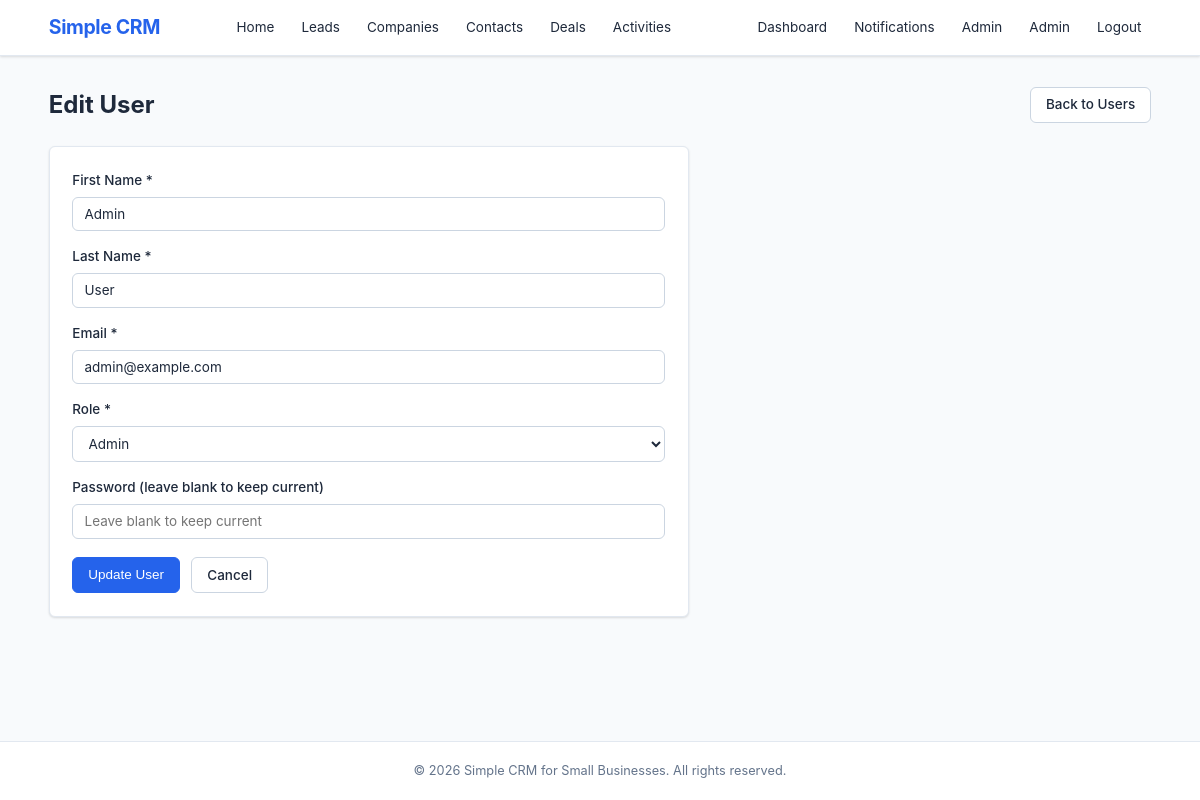
Screenshot of /public/admin/user_form.php?id=1 (signed in) with the database file from the repository.
### tables this page shows
CREATE TABLE IF NOT EXISTS `users` (
    `id`         INT AUTO_INCREMENT PRIMARY KEY,
    `first_name` VARCHAR(50)  NOT NULL,
    `last_name`  VARCHAR(50)  NOT NULL,
    `email`      VARCHAR(100) NOT NULL UNIQUE,
    `password`   VARCHAR(255) NOT NULL,
    `role`       ENUM('visitor','user','sales_rep','sales_manager','admin') NOT NULL DEFAULT 'user',
    `is_active`  TINYINT(1)   NOT NULL DEFAULT 1,
    `created_at` DATETIME     NOT NULL DEFAULT CURRENT_TIMESTAMP,
    `updated_at` DATETIME     NOT NULL DEFAULT CURRENT_TIMESTAMP ON UPDATE CURRENT_TIMESTAMP
);

### includes/auth.php (called while the page is built, shortened)
<?php
function isLoggedIn(): bool
{
    return isset($_SESSION['user_id']);
}
function currentUser(): ?array
{
    return [
        'id'         => $_SESSION['user_id'],
        'first_name' => $_SESSION['user_first_name'] ?? '',
        'last_name'  => $_SESSION['user_last_name']  ?? '',
        'email'      => $_SESSION['user_email']       ?? '',
        'role'       => $_SESSION['user_role']        ?? 'user',
    ];
}
function currentRole(): string
{
    return $_SESSION['user_role'] ?? 'visitor';
}
function hasMinRole(string $minRole): bool
{
    $hierarchy = [
        'visitor'       => 0,
        'user'          => 1,
        'sales_rep'     => 2,
        'sales_manager' => 3,
        'admin'         => 4,
    ];
    $userLevel = $hierarchy[currentRole()] ?? 0;
    $minLevel  = $hierarchy[$minRole]      ?? 0;
    return $userLevel >= $minLevel;
}

### includes/permissions.php (called while the page is built, shortened)
<?php
require_once __DIR__ . '/auth.php';
function canAccessAdmin(): bool
{
    return isLoggedIn() && hasMinRole('admin');
}

### models/User.php (called while the page is built, shortened)
<?php
function getUserById(int $id): ?array
{
    $db = getDB();
    $stmt = $db->prepare('SELECT * FROM users WHERE id = :id');
    $stmt->execute([':id' => $id]);
    $user = $stmt->fetch();
    if ($user) unset($user['password']);
    return $user ?: null;
}

### includes/helpers.php (called while the page is built, shortened)
<?php
function e(mixed $value): string
{
    return htmlspecialchars((string) $value, ENT_QUOTES, 'UTF-8');
}

### public/admin/user_form.php (the view, shortened to what this page needs)
<?php
require_once __DIR__ . '/../../includes/auth.php';
require_once __DIR__ . '/../../includes/helpers.php';
require_once __DIR__ . '/../../includes/permissions.php';
require_once __DIR__ . '/../../models/User.php';
$editId = (int) ($_GET['id'] ?? 0);
$isEdit = $editId > 0;
$user   = $isEdit ? getUserById($editId) : null;
include __DIR__ . '/../../includes/header.php';
?>
<div class="container">
    <div class="page-header">
        <h1><?= $isEdit ? 'Edit User' : 'Create User' ?></h1>
        <a href="users.php" class="btn">Back to Users</a>
    </div>
    <form method="post" class="form-card">
        <div class="form-group">
            <label for="first_name">First Name *</label>
            <input type="text" id="first_name" name="first_name" required
                   value="<?= e($user['first_name'] ?? ($_POST['first_name'] ?? '')) ?>">
        </div>
        <div class="form-group">
            <label for="last_name">Last Name *</label>
            <input type="text" id="last_name" name="last_name" required
                   value="<?= e($user['last_name'] ?? ($_POST['last_name'] ?? '')) ?>">
        </div>
        <div class="form-group">
            <label for="email">Email *</label>
            <input type="email" id="email" name="email" required
                   value="<?= e($user['email'] ?? ($_POST['email'] ?? '')) ?>">
        </div>
        <div class="form-group">
            <label for="role">Role *</label>
            <select id="role" name="role">
                <?php
                $roles = ['user' => 'User', 'sales_rep' => 'Sales Rep', 'sales_manager' => 'Sales Manager', 'admin' => 'Admin'];
                $currentRole = $user['role'] ?? ($_POST['role'] ?? 'user');
                foreach ($roles as $val => $label):
                ?>
                    <option value="<?= $val ?>" <?= $currentRole === $val ? 'selected' : '' ?>><?= $label ?></option>
                <?php endforeach; ?>
            </select>
        </div>
        <div class="form-group">
            <label for="password">Password <?= $isEdit ? '(leave blank to keep current)' : '*' ?></label>
            <input type="password" id="password" name="password" <?= $isEdit ? '' : 'required' ?>
                   minlength="6" placeholder="<?= $isEdit ? 'Leave blank to keep current' : 'Min. 6 characters' ?>">
        </div>
        <div class="form-actions">
            <button type="submit" class="btn btn-primary"><?= $isEdit ? 'Update User' : 'Create User' ?></button>
            <a href="users.php" class="btn">Cancel</a>
        </div>
    </form>
</div>
<?php include __DIR__ . '/../../includes/footer.php'; ?>

### includes/header.php (shortened to what this page needs)
<?php
require_once __DIR__ . '/auth.php';
require_once __DIR__ . '/permissions.php';
$user = currentUser();
?>
<!DOCTYPE html>
<html lang="en">
<head>
    <link rel="stylesheet" href="css/style.css">
</head>
<body>
<header class="site-header">
    <div class="container header-inner">
        <a href="index.php" class="logo">Simple CRM</a>
        <nav class="main-nav">
            <a href="index.php">Home</a>
            <a href="leads.php">Leads</a>
            <?php if (isLoggedIn()): ?>
                <a href="companies.php">Companies</a>
                <a href="contacts.php">Contacts</a>
                <a href="deals.php">Deals</a>
                <a href="activities.php">Activities</a>
            <?php endif; ?>
        </nav>
        <nav class="user-nav">
            <?php if (isLoggedIn()): ?>
                <a href="dashboard.php">Dashboard</a>
                <a href="notifications.php" class="notif-link">
                    Notifications
                </a>
                <?php if (canAccessAdmin()): ?>
                    <a href="admin/users.php">Admin</a>
                <?php endif; ?>
                <a href="profile.php"><?= htmlspecialchars($user['first_name']) ?></a>
                <a href="logout.php">Logout</a>
            <?php else: ?>
                <a href="login.php">Login</a>
                <a href="signup.php">Sign Up</a>
            <?php endif; ?>
        </nav>
    </div>
</header>
<main class="site-main">

### public/css/style.css (style rules this page uses)
*, *::before, *::after { box-sizing: border-box; margin: 0; padding: 0; }
:root { --color-primary: #2563eb; --color-primary-dark: #1d4ed8; --color-success: #16a34a; --color-warning: #d97706; --color-danger: #dc2626; --color-info: #0891b2; --color-bg: #f8fafc; --color-white: #ffffff; --color-text: #1e293b; --color-text-light: #64748b; --color-border: #e2e8f0; --color-border-dark: #cbd5e1; --radius: 6px; --shadow: 0 1px 3px rgba(0,0,0,0.08), 0 1px 2px rgba(0,0,0,0.06); --shadow-md: 0 4px 6px rgba(0,0,0,0.07), 0 2px 4px rgba(0,0,0,0.06); --font-sans: -apple-system, BlinkMacSystemFont, 'Segoe UI', Roboto, Oxygen, Ubuntu, sans-serif; --font-mono: 'SF Mono', SFMono-Regular, Consolas, 'Liberation Mono', Menlo, monospace; }
html { font-size: 15px; line-height: 1.6; }
body { font-family: var(--font-sans); color: var(--color-text); background: var(--color-bg); min-height: 100vh; display: flex; flex-direction: column; }
a { color: var(--color-primary); text-decoration: none; }
.container { max-width: 1140px; margin: 0 auto; padding: 0 1.25rem; }
.site-main { flex: 1; padding: 2rem 0; }
.site-header { background: var(--color-white); border-bottom: 1px solid var(--color-border); box-shadow: var(--shadow); position: sticky; top: 0; z-index: 100; }
.header-inner { display: flex; align-items: center; justify-content: space-between; padding: 0.75rem 1.25rem; gap: 1rem; flex-wrap: wrap; }
.logo { font-size: 1.3rem; font-weight: 700; color: var(--color-primary); letter-spacing: -0.02em; }
.main-nav, .user-nav { display: flex; align-items: center; gap: 0.5rem; }
.main-nav a, .user-nav a { padding: 0.35rem 0.65rem; border-radius: var(--radius); font-size: 0.9rem; color: var(--color-text); transition: background 0.15s, color 0.15s; }
.notif-link { position: relative; }
.page-header { display: flex; align-items: center; justify-content: space-between; margin-bottom: 1.5rem; gap: 1rem; flex-wrap: wrap; }
.page-header h1 { font-size: 1.6rem; font-weight: 700; color: var(--color-text); }
.btn { display: inline-block; padding: 0.5rem 1rem; font-size: 0.9rem; font-weight: 500; border-radius: var(--radius); border: 1px solid var(--color-border-dark); background: var(--color-white); color: var(--color-text); cursor: pointer; transition: all 0.15s; text-align: center; line-height: 1.4; }
.btn-primary { background: var(--color-primary); color: var(--color-white); border-color: var(--color-primary); }
.form-card { background: var(--color-white); border: 1px solid var(--color-border); border-radius: var(--radius); padding: 1.5rem; box-shadow: var(--shadow); max-width: 640px; }
.form-group { margin-bottom: 1rem; }
.form-group label { display: block; margin-bottom: 0.35rem; font-weight: 500; font-size: 0.9rem; color: var(--color-text); }
.form-group input, .form-group select, .form-group textarea { width: 100%; padding: 0.55rem 0.75rem; font-size: 0.9rem; border: 1px solid var(--color-border-dark); border-radius: var(--radius); background: var(--color-white); color: var(--color-text); transition: border-color 0.15s, box-shadow 0.15s; font-family: var(--font-sans); }
.form-actions { display: flex; gap: 0.75rem; margin-top: 1.25rem; }

### rows the page displays
users: first_name "Admin", last_name "User", email "admin@example.com", role "Admin"
